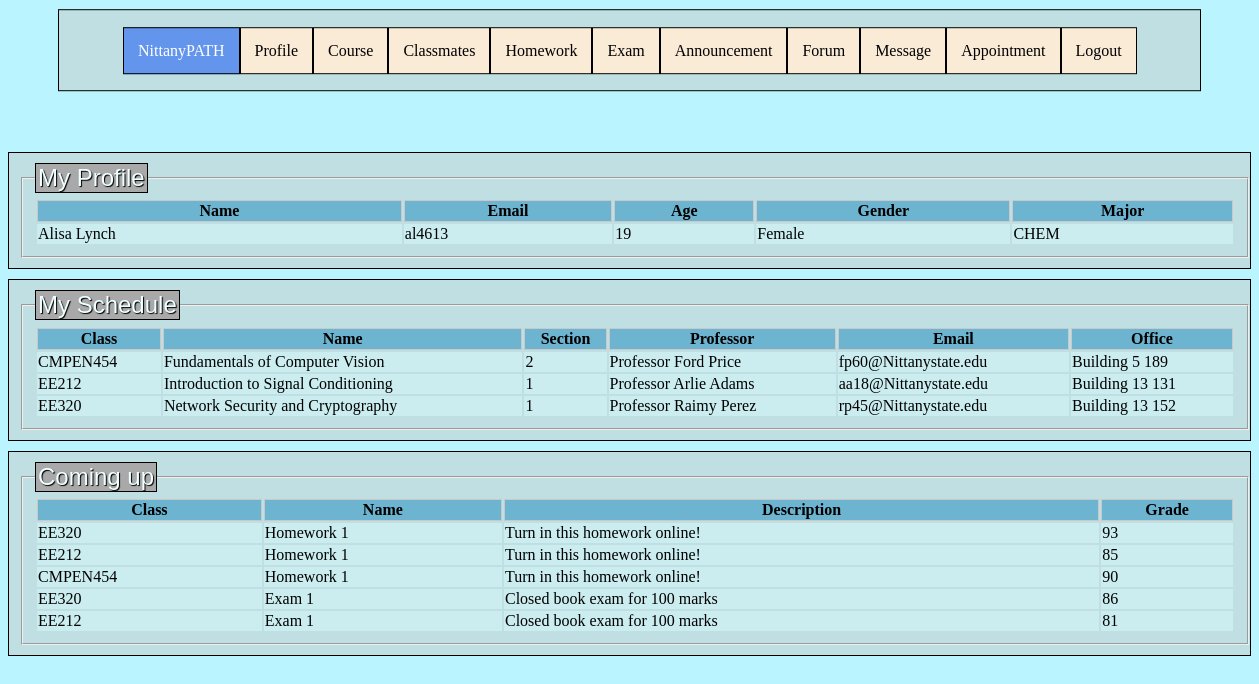
The page /student (signed in) on the database its author committed.
### tables this page shows
CREATE TABLE Students(semail VARCHAR(8) NOT NULL PRIMARY KEY, password TEXT NOT NULL, honorific VARCHAR(4), firstname VARCHAR(16) NOT NULL, lastname VARCHAR(16) NOT NULL, degree VARCHAR(4), generation VARCHAR(4), age INTEGER, gender VARCHAR(4), major VARCHAR(6), street VARCHAR(50), phone VARCHAR(16), zipcode INTEGER);

CREATE TABLE Professors(pemail VARCHAR(8) NOT NULL PRIMARY KEY, password VARCHAR(16) NOT NULL, firstname VARCHAR(16) NOT NULL, lastname VARCHAR(16) NOT NULL, age INTEGER, gender VARCHAR(4), office_building VARCHAR(3), office_num VARCHAR(16), did VARCHAR(5), title VARCHAR(16));

CREATE TABLE Courses(cid VARCHAR(12) PRIMARY KEY, cname VARCHAR(49), cdesc VARCHAR(99), semid INTEGER, FOREIGN KEY (semid) REFERENCES Semesters ON DELETE CASCADE);

CREATE TABLE Enrolls(semail VARCHAR(8), cid VARCHAR(12), sec_no INTEGER, FOREIGN KEY (semail) REFERENCES Posts ON DELETE CASCADE);

CREATE TABLE Homeworks(cid VARCHAR(12), sec_no INTEGER, hw_no INTEGER, hwdesc VARCHAR(99));

CREATE TABLE Homeworks_grade(semail VARCHAR(8), cid VARCHAR(12), sec_no INTEGER, hw_no INTEGER, grade INTEGER,FOREIGN KEY (hw_no) REFERENCES Homeworks ON DELETE CASCADE);

CREATE TABLE Exams(cid VARCHAR(12), sec_no INTEGER, exam_no INTEGER, examdesc VARCHAR(99));

CREATE TABLE Exams_grade(semail VARCHAR(8), cid VARCHAR(12), sec_no INTEGER, exam_no INTEGER, grade INTEGER,FOREIGN KEY (exam_no) REFERENCES Exams ON DELETE CASCADE);

### app.py (the view)
@app.route('/student', methods=['POST', 'GET'])
def student():
    error = None
    connection = sql.connect('database.db')
    cursor = connection.execute(
        'SELECT S.firstname, S.lastname, S.semail, S.age, S.gender, S.major FROM Students S WHERE ? = S.semail AND ? = S.password;',
        (myid, mypw))
    myinfo = cursor.fetchall()
    mygender = None
    if myinfo[0][4] == 'F':
        mygender = 'Female'
    elif myinfo[0][4] == 'M':
        mygender = 'Male'
    changemyinfo = [myinfo[0][0] + ' ' + myinfo[0][1], myinfo[0][2], myinfo[0][3], mygender, myinfo[0][5]]
    setinfo = [(None, None, None, None, None)]
    setinfo[0] = changemyinfo
    cursor1 = connection.execute('SELECT C.cid, C.cname, Sec.sec_no, P.firstname, P.lastname, P.pemail, P.office_num, P.office_building '
                                 'FROM Students S, Enrolls E, Sections Sec, Courses C, Professor_teach PT, Professors P '
                                 'WHERE ? = S.semail AND ? = S.password AND S.semail = E.semail AND E.sec_no = Sec.sec_no '
                                 'AND Sec.cid = C.cid AND C.cid = E.cid AND Sec.Teaching_team_id = PT.Teaching_team_id AND PT.pemail = P.pemail;',
                                 (myid, mypw))
    myschedule = cursor1.fetchall()
    setschedule = []  # append
    for set in myschedule:
        profname = 'Professor ' + set[3] + ' ' + set[4]
        profemail = set[5] + '@Nittanystate.edu'
        setschedule.append([set[0], set[1], set[2], profname, profemail, set[6] + ' ' + set[7]])
    cursor = connection.execute('SELECT E.cid, H.hw_no, H.hwdesc, HG.grade '
                                'FROM Students S, Enrolls E, Homeworks H, Homeworks_grade HG '
                                'WHERE ? = S.semail AND ? = S.password AND S.semail = E.semail AND E.sec_no = H.sec_no AND E.cid = H.cid '
                                'AND S.semail = HG.semail AND H.cid = HG.cid AND H.sec_no = HG.sec_no AND H.hw_no = HG.hw_no;',
                                (myid, mypw))
    myhwdue = cursor.fetchall()
    cursor = connection.execute('SELECT E.cid, Ex.exam_no, Ex.examdesc, ExG.grade '
                                'FROM Students S, Enrolls E, Exams Ex, Exams_grade ExG '
                                'WHERE ? = S.semail AND ? = S.password AND S.semail = E.semail AND E.sec_no = Ex.sec_no AND E.cid = Ex.cid '
                                'AND S.semail = ExG.semail AND E.cid = ExG.cid AND Ex.sec_no = ExG.sec_no AND Ex.exam_no = ExG.exam_no;',
                                (myid, mypw))
    myexam = cursor.fetchall()
    mydue = []
    for set in myhwdue:
        tempname = 'Homework ' + str(set[1])
        tempset = [set[0], tempname, set[2], set[3]]
        mydue.append(tempset)
    for set in myexam:
        tempname = 'Exam ' + str(set[1])
        tempset = [set[0], tempname, set[2], set[3]]
        mydue.append(tempset)
    if setinfo:
        return render_template('main.html', error=error, myinfo=setinfo, myschedule=setschedule, mydue=mydue)
    else:
        error = 'invalid input name'
    return render_template('main.html', error=error)

### templates/main.html (shortened to what this page needs)
<!DOCTYPE html>
<html lang="en">
<head>
</head>
<body>
    <div class="nav">
        <fieldset style="border:0 none">
             <ul>
                <li><a href="/student" style="background-color: cornflowerblue; color:white; border: 1px solid black;">NittanyPATH</a></li>
                <li><a href="/profile">Profile</a></li>
                <li><a href="/course">Course</a></li>
                <li><a href="/classmates">Classmates</a></li>
                <li><a href="/homework">Homework</a></li>
                <li><a href="/exam">Exam</a></li>
                <li><a href="/announcements">Announcement</a></li>
                <li><a href="/forum">Forum</a></li>
                <li><a href="/inbox">Message</a></li>
                <li><a href="/appointment">Appointment</a></li>
                <li><a href="/login">Logout</a></li>
             </ul>
        </fieldset>
    </div>
    <div class="profile">
        <fieldset>
            <legend>My Profile</legend>
                <table>
                <tr>
                    <th scope="cabbr"> Name</th>
                    <th scope="cname"> Email</th>
                    <th scope="snum"> Age</th>
                    <th scope="pname"> Gender</th>
                    <th scope="day"> Major</th>
                </tr>
                <tbody>
                {% for Name, Email, Age, Gender, Major in myinfo %}
                    <tr>
                        <td> {{ Name }} </td>
                        <td> {{ Email }} </td>
                        <td> {{ Age }} </td>
                        <td> {{ Gender }} </td>
                        <td> {{ Major }} </td>
                    </tr>
                {% endfor %}
                </tbody>
                </table>
        </fieldset>
    </div>
    <div class="schedule">
        <fieldset>
            <legend>My Schedule</legend>
                <table>
                <tr>
                    <th scope="cabbr"> Class</th>
                    <th scope="cname"> Name</th>
                    <th scope="snum"> Section</th>
                    <th scope="pname"> Professor</th>
                    <th scope="day"> Email</th>
                    <th scope="time"> Office</th>
                </tr>
                <tbody>
                {% for cabbr, cname, snum, pname, email, office in myschedule %}
                    <tr>
                        <td> {{ cabbr }} </td>
                        <td> {{ cname }} </td>
                        <td> {{ snum }} </td>
                        <td> {{ pname }} </td>
                        <td> {{ email }} </td>
                        <td> {{ office }} </td>
                    </tr>
                {% endfor %}
                </tbody>
                </table>
        </fieldset>
    </div>
    <div class="comingup">
        <fieldset>
            <legend>Coming up</legend>
            <table>
                <tr>
                    <th scope="cname"> Class</th>
                    <th scope="dname"> Name</th>
                    <th scope="desc"> Description</th>
                    <th scope="grade">Grade</th>
                </tr>
                <tbody>
                {% for cname, dname, desc, grade in mydue %}
                    <tr>
                        <td> {{ cname }} </td>
                        <td> {{ dname }} </td>
                        <td> {{ desc }} </td>
                        <td> {{ grade }} </td>
                    </tr>
                {% endfor %}
                </tbody>
            </table>
        </fieldset>
    </div>
</body>
</html>

### rows shown on the page
Students: Name "Alisa Lynch", semail "al4613", age "19", Gender "Female", major "CHEM"
Professors: cid "CMPEN454", cname "Fundamentals of Computer Vision", snum "2", pname "Professor Ford Price", email "fp60@Nittanystate.edu", office "Building 5 189"
Professors: cid "EE212", cname "Introduction to Signal Conditioning", snum "1", pname "Professor Arlie Adams", email "aa18@Nittanystate.edu", office "Building 13 131"
Professors: cid "EE320", cname "Network Security and Cryptography", snum "1", pname "Professor Raimy Perez", email "rp45@Nittanystate.edu", office "Building 13 152"
Enrolls: cid "EE320", dname "Homework 1", hwdesc "Turn in this homework online!", grade "93", dname "Exam 1", examdesc "Closed book exam for 100 marks", grade "86"
Enrolls: cid "EE212", dname "Homework 1", hwdesc "Turn in this homework online!", grade "85", dname "Exam 1", examdesc "Closed book exam for 100 marks", grade "81"
Enrolls: cid "CMPEN454", dname "Homework 1", hwdesc "Turn in this homework online!", grade "90"
